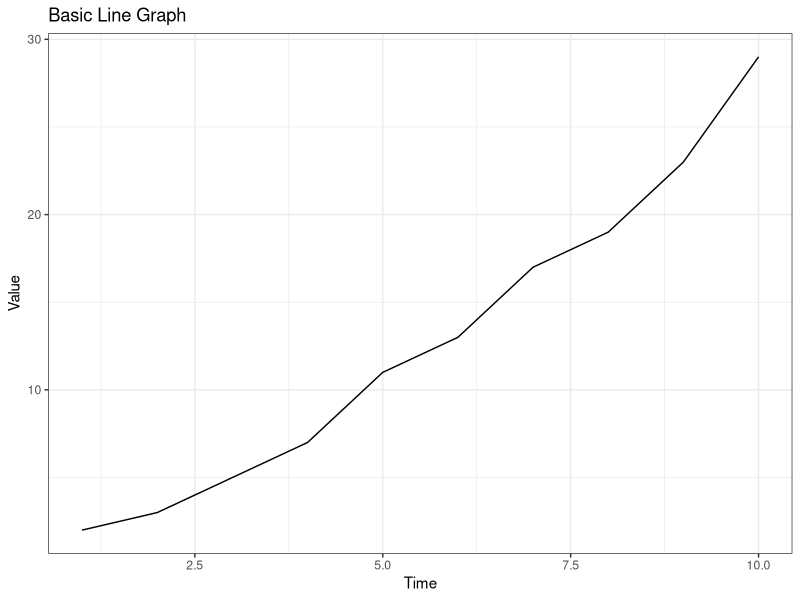
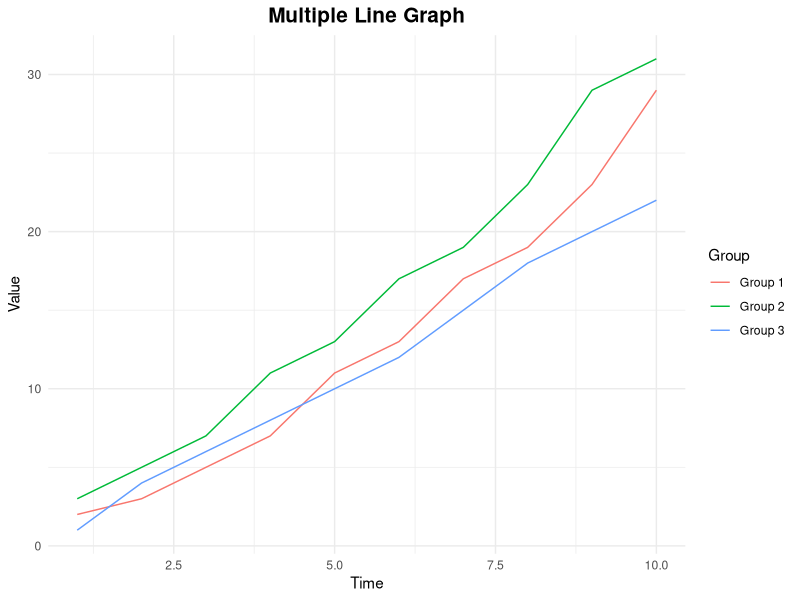
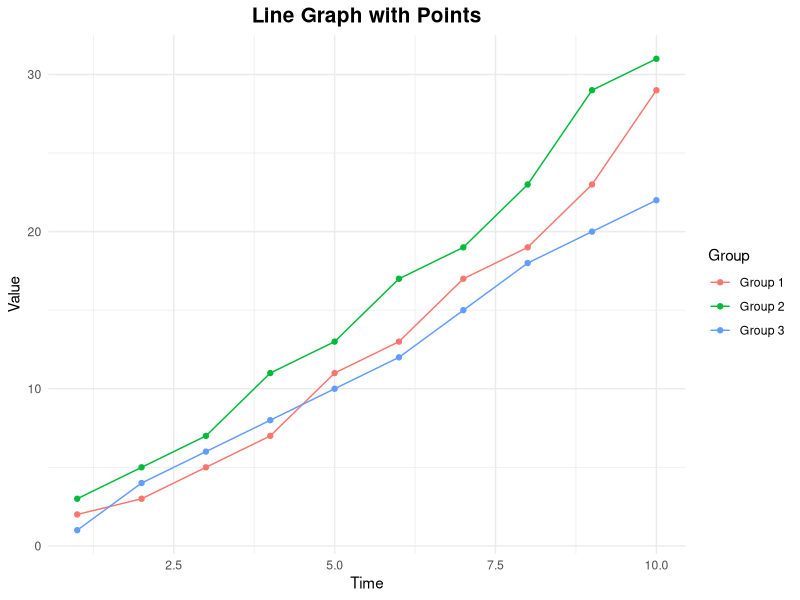
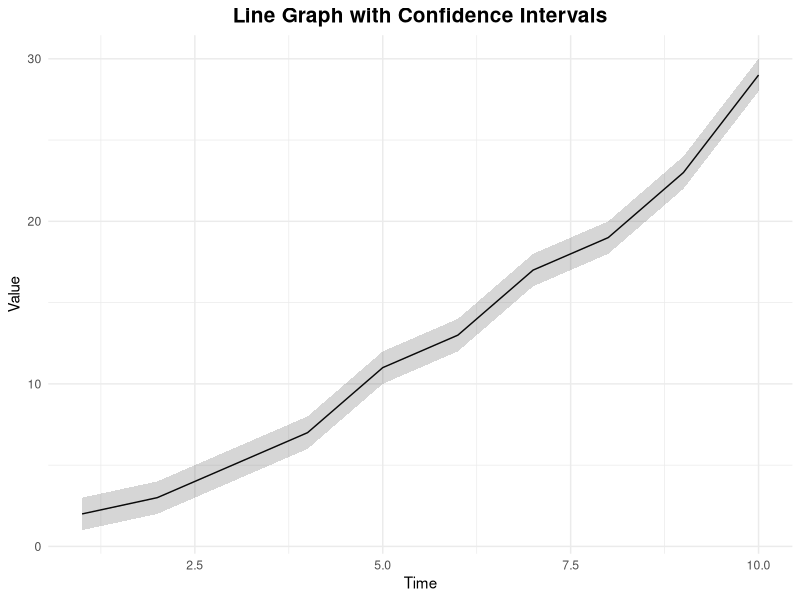
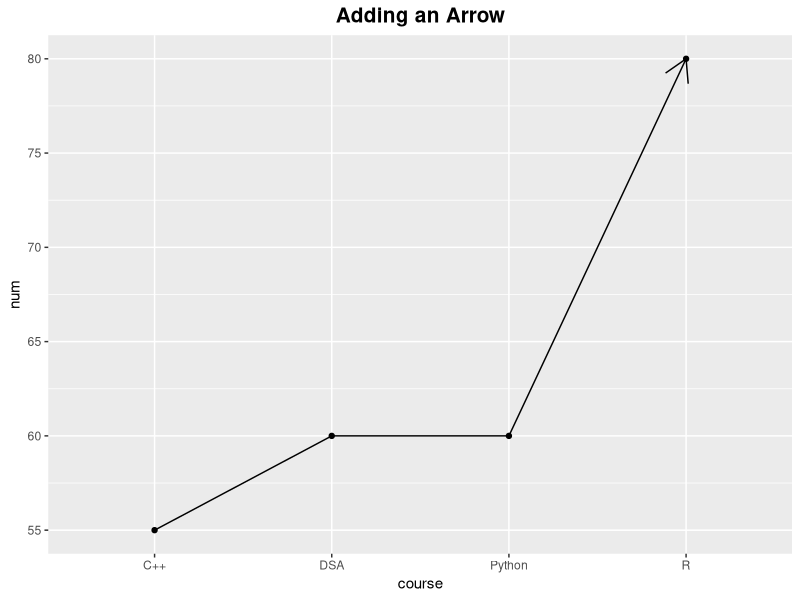
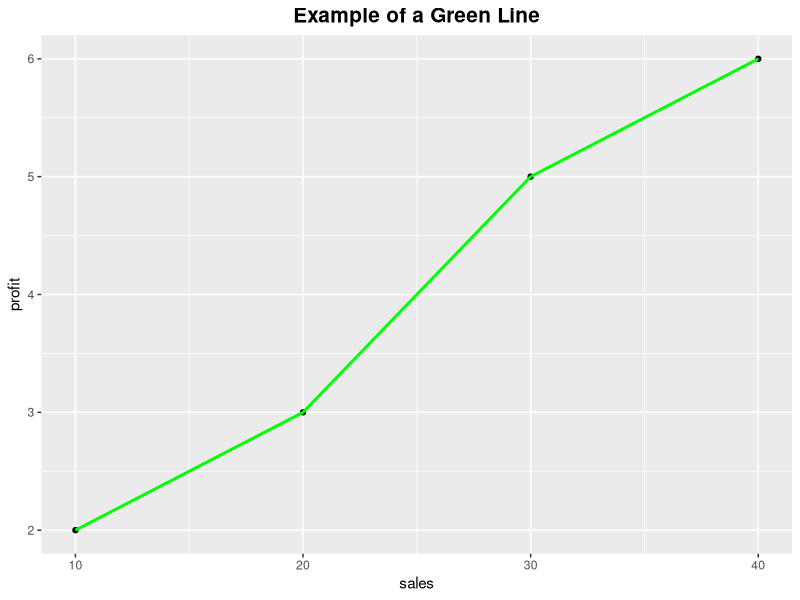
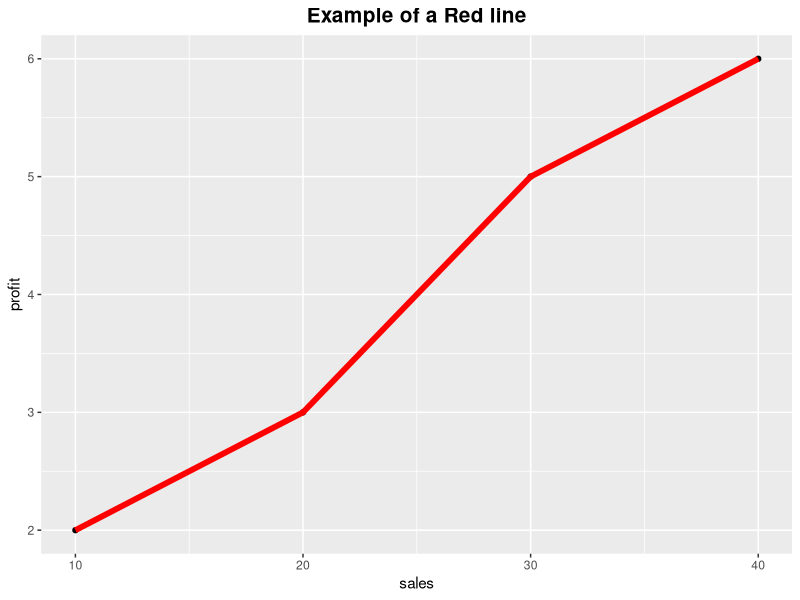
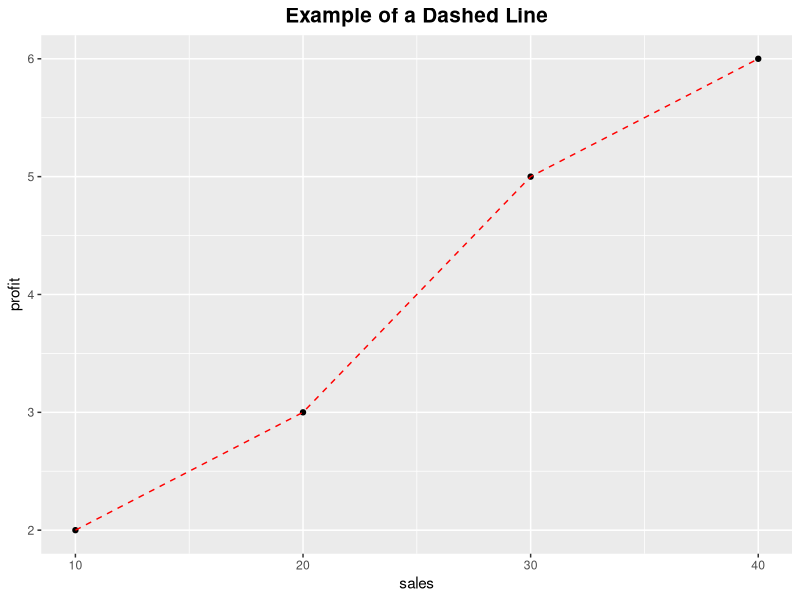

The R script that drew these images, in order:
## ---- chunk 1
library(tidyverse)

# Create a sample dataset
data <- data.frame(
  Time = 1:10,
  Value = c(2, 3, 5, 7, 11, 13, 17, 19, 23, 29)
)

# Create a basic line graph
ggplot(data, aes(x = Time, y = Value)) +
  geom_line() +
  labs(title = "Basic Line Graph",
       x = "Time",
       y = "Value") +
  theme_bw()
## ---- chunk 2
# Create a sample dataset with multiple groups
data2 <- data.frame(
  Time = rep(1:10, 3),
  Value = c(2, 3, 5, 7, 11, 13, 17, 19, 23, 29,
            3, 5, 7, 11, 13, 17, 19, 23, 29, 31,
            1, 4, 6, 8, 10, 12, 15, 18, 20, 22),
  Group = rep(c("Group 1", "Group 2", "Group 3"), each = 10)
)

# Create a multiple line graph
ggplot(data2, aes(x = Time, y = Value,colour = Group)) +
  geom_line() +
  labs(title = "Multiple Line Graph",
       x = "Time",
       y = "Value",
       color = "Group") +theme_minimal()+
  theme(plot.title = element_text(hjust = 0.5, face = "bold",size = 15))


## ---- chunk 3
# Create a line graph with points
ggplot(data2, aes(x = Time, y = Value, color = Group)) +
  geom_line() +
  geom_point() +
  labs(title = "Line Graph with Points",
       x = "Time",
       y = "Value",
       color = "Group") +
  theme_minimal()+
  theme(plot.title = element_text(hjust = 0.5, face = "bold",size = 15))

## ---- chunk 4
# Create a sample dataset with confidence intervals
data3 <- data.frame(
  Time = 1:10,
  Value = c(2, 3, 5, 7, 11, 13, 17, 19, 23, 29),
  Lower = c(1, 2, 4, 6, 10, 12, 16, 18, 22, 28),
  Upper = c(3, 4, 6, 8, 12, 14, 18, 20, 24, 30)
)

# Create a line graph with confidence intervals
ggplot(data3, aes(x = Time, y = Value)) +
  geom_line() +
  geom_ribbon(aes(ymin = Lower, ymax = Upper), alpha = 0.2) +
  labs(title = "Line Graph with Confidence Intervals",
       x = "Time",
       y = "Value") +
  theme_minimal()+
  theme(plot.title = element_text(hjust = 0.5, face = "bold",size = 15))

## ---- chunk 5
val <-data.frame(course=c('DSA','C++','R','Python'),
                 num=c(60,55,80,60))
# Adding an arrow
ggplot(data=val, aes(x=course, y=num, group=1)) +
  geom_line(arrow=arrow())+
  geom_point()+labs(title = "Adding an Arrow")+
  theme(plot.title = element_text(hjust = 0.5, face = "bold",size = 15))

## ---- chunk 6
sales <- c(10,20,30,40)
profit <- c(2,3,5,6)
df <- tibble(sales,profit)
df %>% ggplot(aes(sales,profit))+geom_point()+geom_line(color = "green", linewidth = 1, size = 3)+
  labs(title = "Example of a Green Line")+
  theme(plot.title = element_text(hjust = 0.5, face = "bold",size = 15))
## ---- chunk 7
df %>% ggplot(aes(sales,profit))+geom_point()+geom_line(color = "red", linewidth = 2, size = 2)+
  labs(title = "Example of a Red line")+
  theme(plot.title = element_text(hjust = 0.5, face = "bold",size = 15))
## ---- chunk 8
df %>% ggplot(aes(sales,profit))+geom_point()+geom_line(color = "red", linetype = "dashed")+
  labs(title = "Example of a Dashed Line")+
  theme(plot.title = element_text(hjust = 0.5, face = "bold",size = 15))
## ---- chunk 9
# Create a sample dataset with multiple groups
d4 <- data.frame(
  Time = rep(1:10, 3),
  Value = c(2, 3, 5, 7, 11, 13, 17, 19, 23, 29,
            3, 5, 7, 11, 13, 17, 19, 23, 29, 31,
            1, 4, 6, 8, 10, 12, 15, 18, 20, 22),
  Group = rep(c("Group 1", "Group 2", "Group 3"), each = 10)
)

# Create a faceted line graph
ggplot(d4, aes(x = Time, y = Value)) +
  geom_line() +
  facet_wrap(~ Group) +
  labs(title = "Faceted Line Graphs",
       x = "Time",
       y = "Value") +
  theme_classic()+
  theme(plot.title = element_text(hjust = 0.5, face = "bold",size = 15))

## ---- chunk 10
# library(plotly)
# 
# # Create an interactive line graph
# p <- ggplot(d4, aes(x = Time, y = Value, color = Group)) +
#   geom_line() +
#   geom_point() +
#   labs(title = "Interactive Line Graph",
#        x = "Time",
#        y = "Value",
#        color = "Group") +
#   theme_minimal()
# 
# ggplotly(p)
